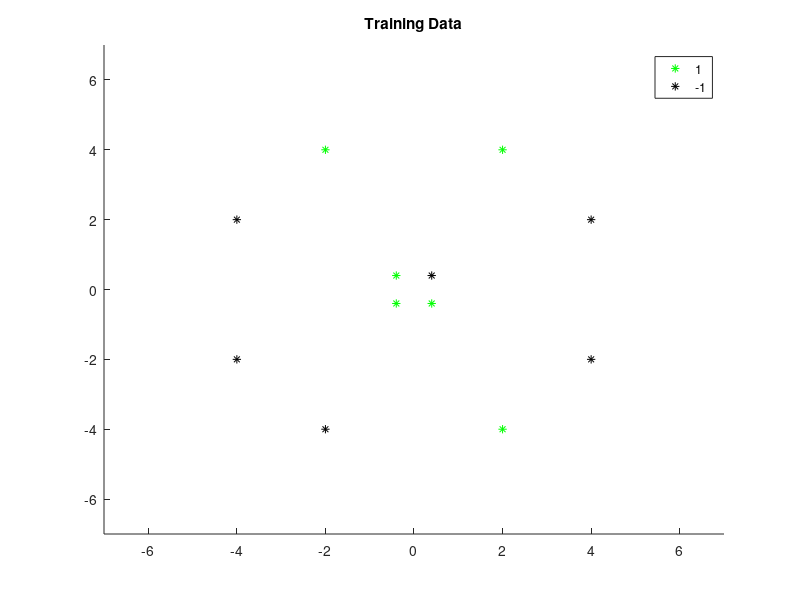

Reproduce this figure in MATLAB. (Note: this script raises an error after producing the figure.)
close all
clear
clc

iterations = 1000;
viewsize = 15;
t = (0:0.1:2*pi)';
data = 2*[1 2; 0.2 0.2; 2 1; -1 -2; -0.2 -0.2; -2 -1; -1 2; -0.2 0.2; -2 1; 1 -2; 0.2 -0.2; 2 -1];
realval = [1;-1;-1;-1;1;-1;1;1;-1;1;1;-1];

figure
hold on
plot(data(realval==1,1),data(realval==1,2),'*g');
plot(data(realval==-1,1),data(realval==-1,2),'*k');
legend('1','-1');
title('Training Data');
axis([-floor((viewsize-1)/2),ceil((viewsize-1)/2),-floor((viewsize-1)/2),ceil((viewsize-1)/2)]);
hold off
fig = figure;
[~,lastcost] = nn([data,sin(data(:,1)),sin(data(:,2))],realval);
for n = 1:iterations
    [output, cost] = nn([data,sin(data(:,1)),sin(data(:,2))],realval);
    if cost > 0.3 && abs((cost-lastcost)/cost) < 1*10^-7
        clear global;
    end
    lastcost = cost;
    
    classification = zeros(viewsize,viewsize);
    for x1 = -floor((viewsize-1)/2):ceil((viewsize-1)/2)
        for x2 = -floor((viewsize-1)/2):ceil((viewsize-1)/2)
            classification(x2+(1+floor((viewsize-1)/2)),x1+(1+floor((viewsize-1)/2))) = nn([x1,x2,sin(x1),sin(x2)]);
        end
    end
    classification = imresize(classification,viewsize*4);
    set(groot,'CurrentFigure',fig);
    imshow(flipud(classification));
    colormap default;
    text(viewsize*1.6,viewsize*2,sprintf('Cost: %0.3f',cost),'Color','red','FontSize',14)
    pause(0.1);
end